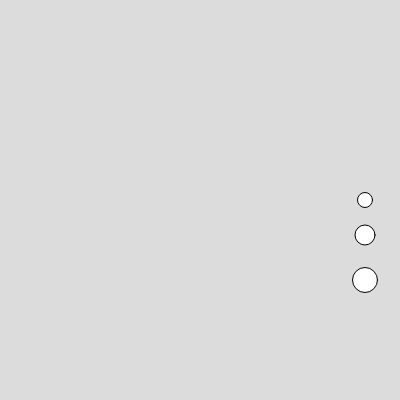
Frame 1 (no input)
Frame 60 (no input): identical to frame 1, image omitted
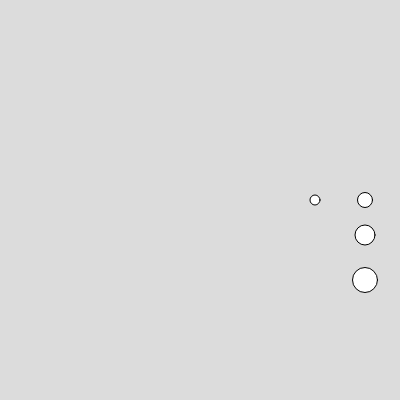
Frame 120 (the mouse pressed at the canvas centre since frame 60)

The p5.js sketch that drew these frames (run headless with seeded random() and noise() and a simulated clock; from frame 60 on, the mouse is pressed at the canvas centre):

// p5.js sketch
// ── sketch.js
let ball;
let snowy;

function setup() {
  createCanvas(400, 400);
  snowy = new Snowman(width - 35, height / 2);
}

function draw() {
  background(220);
  fill(255);
  
  if(ball){
    ball.show();

    if (snowy.isHit(ball)){
      fill(255, 0, 0);
    }
    
    ball.update();
  }
  
  snowy.show();
}

function mousePressed(){
  ball = new Snowball(20, mouseY, 5);  
}
// ── Snowball.js
class Snowball {
  
  constructor(x, y, speed){
    this.x = x;
    this.y = y;
    this.speed = speed;
  }
  
  update(){
    this.x += this.speed;
  }

  show(){
    circle(this.x, this.y, 10);
  }

}
// ── Snowman.js
class Snowman{

  constructor(x, y){
    this.x = x;
    this.y = y;
  }
  
  isHit(ball){
    let headDist  = dist(ball.x, ball.y, this.x, this.y);
    let tummyDist = dist(ball.x, ball.y, this.x, this.y + 35);
    let footDist  = dist(ball.x, ball.y, this.x, this.y + 80);
    
    if (headDist < 25 || tummyDist < 30 || footDist < 35){
      return true;
    } else {
      return false;
    }
  }
  
  show(){
    circle(this.x, this.y, 15);
    circle(this.x, this.y + 35, 20);
    circle(this.x, this.y + 80, 25);    
  }

}
